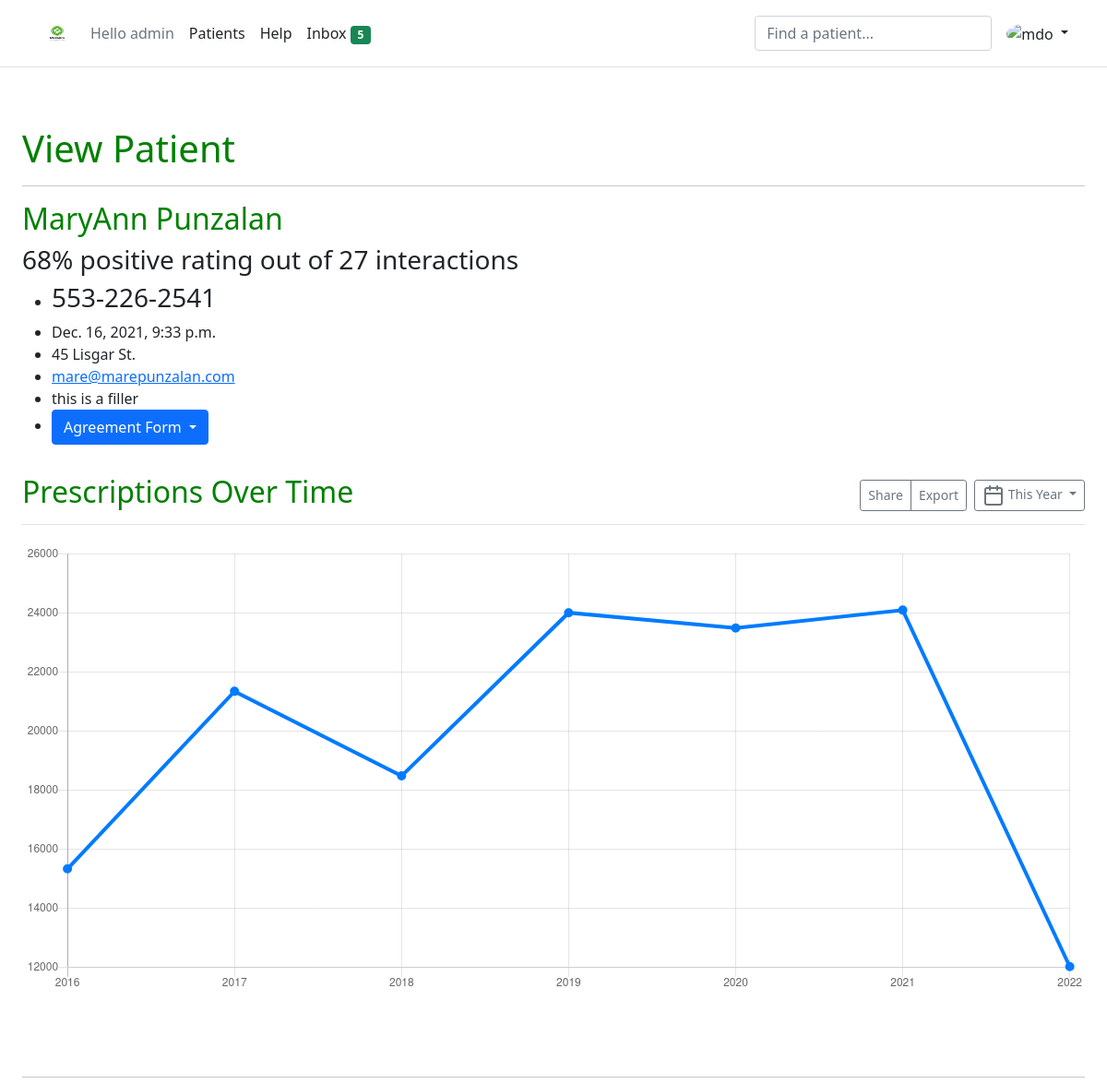
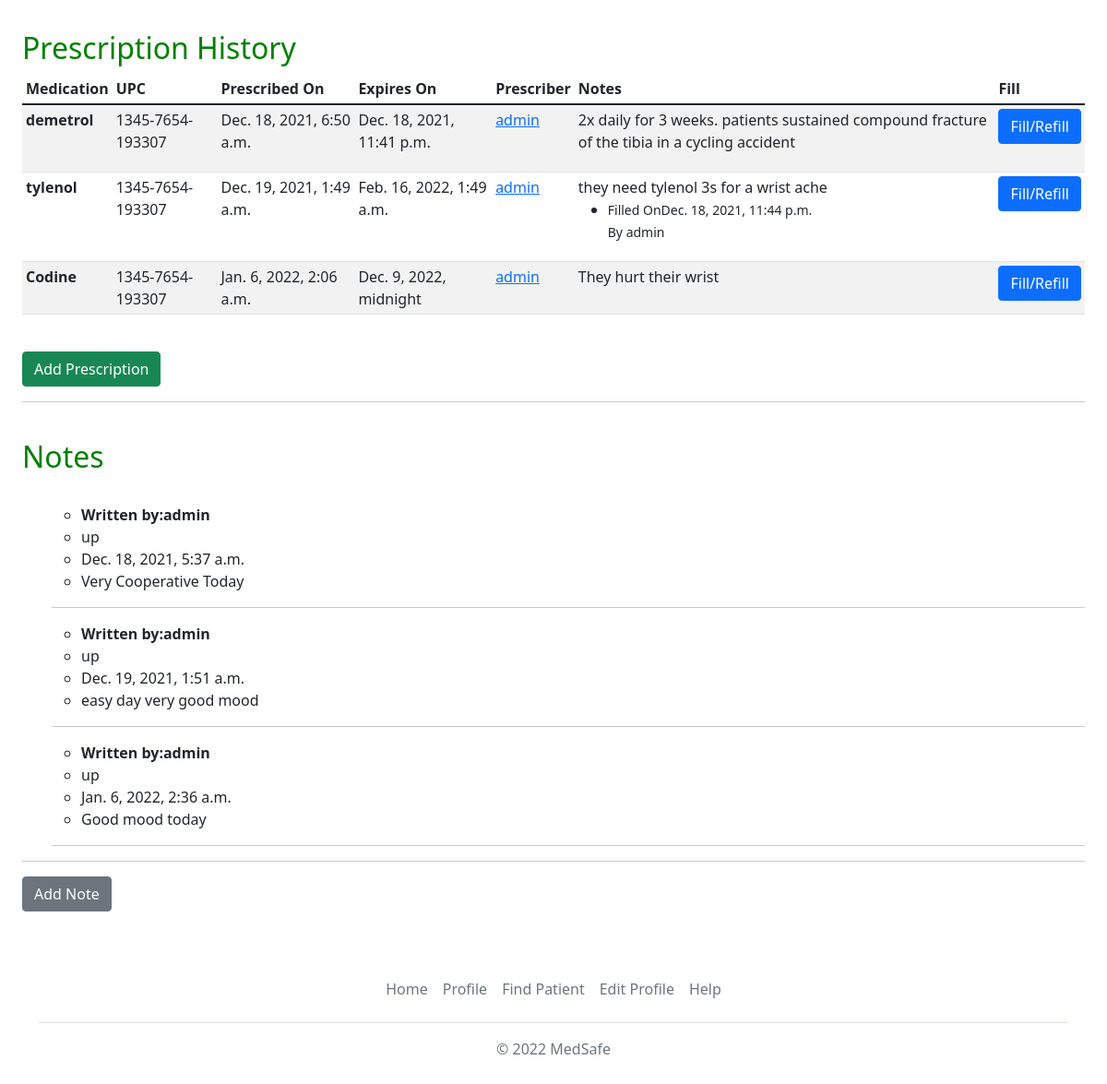
Page /view_patient/1/ (signed in) on the committed database (2 pictures, top to bottom).
### patients/models.py (models this page shows, shortened)
class Patient(models.Model):
    joined = models.DateTimeField(auto_now_add=True)
    user = models.ForeignKey(User, on_delete=models.CASCADE)
    name = models.CharField(max_length=200)
    address = models.CharField(max_length=200)
    email = models.EmailField()
    healthNumber = models.CharField(max_length=25)
    vote_total = models.IntegerField(default=0, null=True, blank=True)
    vote_ratio= models.IntegerField(default=0, null=True, blank=True)
    notes = models.TextField(blank=True, default=None, null=True)

class Prescription(models.Model):
    prescribed_by = models.ForeignKey(User, on_delete=models.CASCADE)
    patient = models.ForeignKey(Patient, on_delete=models.CASCADE)
    medication = models.CharField(max_length=500)
    upc = models.CharField(max_length=500, default="1345-7654-193307")
    fills = models.ManyToManyField('Filled', blank=True)
    is_filled = models.BooleanField(default=False)
    notes = models.TextField(blank=True, null=True)
    prescribed_on = models.DateTimeField(auto_now_add=True)
    expires_on = models.DateTimeField()
    id = models.UUIDField(default=uuid.uuid4, unique=True, primary_key=True, editable=False)

class Filled(models.Model):
    filled_by = models.ForeignKey(User, on_delete=models.CASCADE)
    notes = models.TextField(blank=True, null=True)
    filled_on = models.DateTimeField(auto_now_add=True)
    id = models.UUIDField(default=uuid.uuid4, unique=True, primary_key=True, editable=False)

class Note(models.Model):
    VOTE_TYPE = {
        ('up', 'Up Vote'),
        ('down', 'Down Vote'),
    }
    reviewer = models.ForeignKey(User, on_delete=models.CASCADE)
    patient = models.ForeignKey(Patient, on_delete=models.CASCADE)
    body = models.TextField(blank=True, null=True)
    value = models.CharField(max_length=200, choices=VOTE_TYPE)
    created = models.DateTimeField(auto_now_add=True)
    id = models.UUIDField(default=uuid.uuid4, unique=True, primary_key=True, editable=False)

### patients/views.py (the view)
# urls.py: path('view_patient/<str:pk>/',views.view_patient, name='view_patient'),
@login_required
def view_patient(req, pk):
    patient = Patient.objects.get(id=pk)
    prescriptions = Prescription.objects.filter(patient=pk)
    notes = Note.objects.filter(patient=pk)
    return render(req,'patients/view_patient.html',{'patient':patient, 'prescriptions':prescriptions, 'notes':notes} )

### patients/templates/patients/view_patient.html (shortened to what this page needs)
{% extends 'patients/base2.html' %}
{% block content%}
{% load static %}
<div style="padding: 2%;">
    <div>
        <h1>View Patient</h1>
        <hr>
        <h2>{{patient.name}}</h2>
        <h3>{{patient.vote_ratio}}% positive rating out of {{patient.vote_total}} interactions</h3>
        <ul>
            <li>
            <h3>{{patient.healthNumber}}</h3>
            </li>
               <li>{{patient.joined}}</li>
            <li>{{patient.address}}</li>
            <li> <a   href="mailto:{{patient.email}}? subject=subject" >{{patient.email}}</a></li>
            <li>{{patient.notes}}</li>
            <li><a href="" class="btn btn-primary dropdown-toggle">Agreement Form </a></li>
        </ul>
    </div>
        <div class="d-flex justify-content-between flex-wrap flex-md-nowrap align-items-center pt-3 pb-2 mb-3 border-bottom">
          <h1 class="h2">Prescriptions Over Time</h1>
          <div class="btn-toolbar mb-2 mb-md-0">
            <div class="btn-group me-2">
              <button type="button" class="btn btn-sm btn-outline-secondary">Share</button>
              <button type="button" class="btn btn-sm btn-outline-secondary">Export</button>
            </div>
            <button type="button" class="btn btn-sm btn-outline-secondary dropdown-toggle">
              <span data-feather="calendar"></span>
              This Year
            </button>
          </div>
        </div>
        <canvas class="my-4 w-100" id="myChart" width="900" height="380"></canvas>
        </div>
    <div style="padding: 2%;">
        <hr>
            <br>
      <div>
        <h2>Prescription History</h2>
        <div class="table-responsive">
          <table class="table table-striped table-sm">
            <thead>
              <tr>
                <th scope="col">Medication</th>
                <th scope="col">UPC</th>
                <th scope="col">Prescribed On </th>
                <th scope="col">Expires On</th>
                <th scope="col">Prescriber</th>
                <th scope="col">Notes</th>
                <th scope="col">Fill</th>
              </tr>
            </thead>
            <tbody>
                {% for prescription in prescriptions  %}
              <tr>
                <td style="font-weight: bold;">{{prescription.medication}}</td>
                <td>{{prescription.upc}}</td>
                <td>{{prescription.prescribed_on}}</td>
                <td>{{prescription.expires_on}}</td>
                <td><a href="{% url 'publicProfile' prescription.prescribed_by.id %}">{{prescription.prescribed_by}}</a></td>
                <td>{{prescription.notes}}
                    <ul>
                    <div class="project__tags">
                        {% for fill in prescription.fills.all %}
                        <li>
                        <span class="tag tag--pill tag--main">
                            <small> Filled On{{fill.filled_on}}
                                <br>
                                By {{fill.filled_by}}
                            </small>
                        </span>
                    </li>
                        {% endfor %}
                    </ul>
                    </div>
                <td><a class="btn btn-primary" href="{% url 'fill_prescription' prescription.id%}">Fill/Refill</a></td>
              {% endfor %}
        <br>
        <div>
            <a class="btn btn-success"  href="{% url 'create_prescription' patient.id%}">Add Prescription</a>
        </div>
    <hr><br>
    <div>
        <h2>Notes</h2>
        <br>
        <ul>
            {% for note in notes.all %}
            <ul>
                <li style="font-weight: bold;">  Written by:{{note.reviewer}}</li>
                <li>{{note.value}}</li>
                <li>{{note.created}}</li>
                <li>{{note.body}}</li>
            </ul>
            <hr>
            {% endfor %}
        </ul>
        <hr>
        <a class="btn btn-secondary"  href="{% url 'create_note' patient.id%}">Add Note</a>
    </div>
<script type="text/javascript">
(function () {
  'use strict'
  feather.replace({ 'aria-hidden': 'true' })
  // Graphs
  var ctx = document.getElementById('myChart')
  // eslint-disable-next-line no-unused-vars
  var myChart = new Chart(ctx, {
    type: 'line',
    data: {
      labels: [
        '2016',
        '2017',
        '2018',
        '2019',
        '2020',
        '2021',
        '2022'
      ],
      datasets: [{
        data: [
          15339,
          21345,
          18483,
          24003,
          23489,
          24092,
          12034
        ],
        lineTension: 0,
        backgroundColor: 'transparent',
        borderColor: '#007bff',
        borderWidth: 4,
        pointBackgroundColor: '#007bff'
      }]
    },
    options: {
      scales: {
        yAxes: [{
          ticks: {
            beginAtZero: false
          }
        }]
      },
      legend: {
        display: false
      }
    }
  })
})()
</script>
{% endblock %}

### patients/templates/patients/base2.html (shortened to what this page needs)
<!doctype html>
<html lang="en">
  <head>
    {% load static %}
    <link href="https://cdn.jsdelivr.net/npm/bootstrap@5.1.3/dist/css/bootstrap.min.css" rel="stylesheet">
    <link
    rel="stylesheet"
    href="https://cdnjs.cloudflare.com/ajax/libs/animate.css/4.1.1/animate.min.css"
  />
  <link rel="stylesheet" type="text/css" href = '{% static "styles/main.css"%}'>
    {% load static %}
  </head>
  <body>
    <header class="p-3 mb-3 border-bottom">
      <div class="container">
        <div class="d-flex flex-wrap align-items-center justify-content-center justify-content-lg-start">
          <a href="{% url 'profile' %}" class="d-flex align-items-center mb-2 mb-lg-0 text-dark text-decoration-none">
            <img class="bi me-2" src="{% static 'images/Logo.png' %}" width="40" height="32" role="img" aria-label="MedSafe"></img>
          </a>
          <ul class="nav col-12 col-lg-auto me-lg-auto mb-2 justify-content-center mb-md-0">
            <li><a href="#" class="nav-link px-2 link-secondary">Hello {{user.username}}</a></li>
            <li><a href="#" class="nav-link px-2 link-dark">Patients</a></li>
            <li><a href="#" class="nav-link px-2 link-dark">Help</a></li>
            <li><a href="#" class="nav-link px-2 link-dark">Inbox <span class="badge bg-success">5</span></a></li>
          </ul>
          <form class="col-12 col-lg-auto mb-3 mb-lg-0 me-lg-3">
            <input type="search" class="form-control" placeholder="Find a patient..." aria-label="Search">
          </form>
          <div class="dropdown text-end">
            <a href="#" class="d-block link-dark text-decoration-none dropdown-toggle" id="dropdownUser1" data-bs-toggle="dropdown" aria-expanded="false">
              <img src="https://github.com/mdo.png" alt="mdo" width="32" height="32" class="rounded-circle">
            </a>
          </div>
        </div>
      </div>
    </header>
      <br>
    {% block content %}
    {%endblock%}
    <div class="container">
      <footer class="py-3 my-4">
        <ul class="nav justify-content-center border-bottom pb-3 mb-3">
          <li class="nav-item"><a href="#" class="nav-link px-2 text-muted">Home</a></li>
          <li class="nav-item"><a href="#" class="nav-link px-2 text-muted">Profile</a></li>
          <li class="nav-item"><a href="#" class="nav-link px-2 text-muted">Find Patient</a></li>
          <li class="nav-item"><a href="#" class="nav-link px-2 text-muted">Edit Profile</a></li>
          <li class="nav-item"><a href="#" class="nav-link px-2 text-muted">Help</a></li>
        </ul>
        <p class="text-center text-muted">&copy; 2022 MedSafe</p>
      </footer>
    </div>
  </body>
</html>

### static/styles/main.css (style rules this page uses)
h1, h2, h4 { color: green; font-weight: lighter; }

### rows in the picture
Patient: name "MaryAnn Punzalan", vote_ratio "68", vote_total "27", healthNumber "553-226-2541", joined "Dec. 16, 2021, 9:33 p.m.", address "45 Lisgar St.", email "mare@marepunzalan.com", notes "this is a filler"
Prescription: medication "demetrol", upc "1345-7654-193307", prescribed_on "Dec. 18, 2021, 6:50 a.m.", expires_on "Dec. 18, 2021, 11:41 p.m.", prescribed_by "admin", notes "2x daily for 3 weeks. patients sustained compound fracture of the tibia in a cycling accident"
Prescription: medication "tylenol", upc "1345-7654-193307", prescribed_on "Dec. 19, 2021, 1:49 a.m.", expires_on "Feb. 16, 2022, 1:49 a.m.", prescribed_by "admin", notes "they need tylenol 3s for a wrist ache"
Filled: filled_on "Dec. 18, 2021, 11:44 p.m.", filled_by "admin"
Prescription: medication "Codine", upc "1345-7654-193307", prescribed_on "Jan. 6, 2022, 2:06 a.m.", expires_on "Dec. 9, 2022, midnight", prescribed_by "admin", notes "They hurt their wrist"
Note: reviewer "admin", value "up", created "Dec. 18, 2021, 5:37 a.m.", body "Very Cooperative Today"
Note: reviewer "admin", value "up", created "Dec. 19, 2021, 1:51 a.m.", body "easy day very good mood"
Note: reviewer "admin", value "up", created "Jan. 6, 2022, 2:36 a.m.", body "Good mood today"

### other values in the picture
{{ user.username }} "admin"
